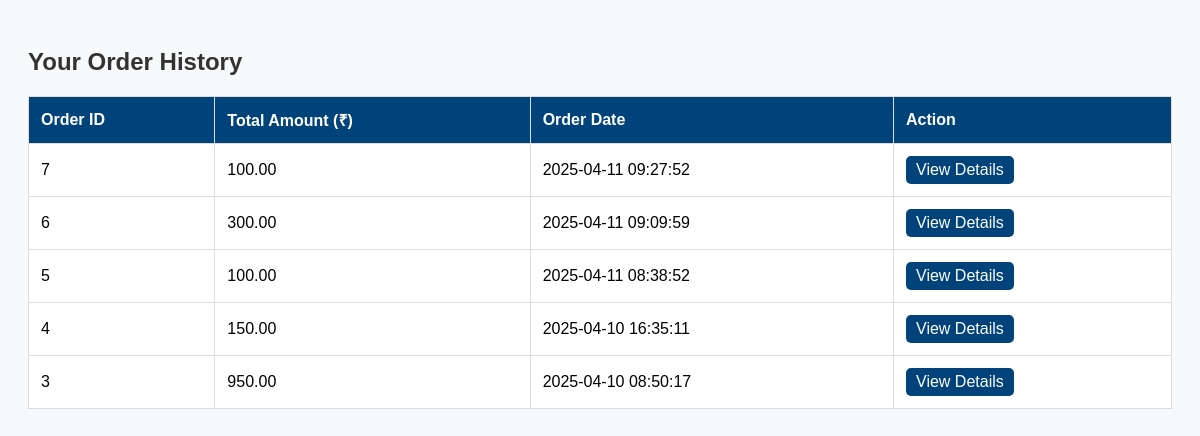
The page /Buyer/order_history.php (signed in) on the database its author committed.
### tables this page shows
CREATE TABLE `orders` (
  `id` int(11) NOT NULL,
  `buyer_id` int(11) NOT NULL,
  `total` decimal(10,2) NOT NULL,
  `created_at` timestamp NOT NULL DEFAULT current_timestamp(),
  `address` text NOT NULL,
  `status` enum('pending','shipped','delivered') DEFAULT 'pending',
  `estimated_delivery` datetime DEFAULT NULL
);

### Buyer/order_history.php (the view, shortened to what this page needs)
<?php
include '../db.php';
$buyer_id = $_SESSION['buyer_id'];
$orderQuery = "SELECT o.id, o.total, o.created_at
               FROM orders o
               WHERE o.buyer_id = ?
               ORDER BY o.created_at DESC";
$orderStmt = $conn->prepare($orderQuery);
$orderStmt->bind_param("i", $buyer_id);
$orderStmt->execute();
$orderResult = $orderStmt->get_result();
?>
<!DOCTYPE html>
<html lang="en">
<head>
    <link rel="stylesheet" href="../Styles/order_history.css">
</head>
<body>
    <h2>Your Order History</h2>
    <?php if ($orderResult->num_rows === 0): ?>
        <p>You have not placed any orders yet.</p>
    <?php else: ?>
        <table>
            <tr>
                <th>Order ID</th>
                <th>Total Amount (₹)</th>
                <th>Order Date</th>
                <th>Action</th>
            </tr>
            <?php while ($order = $orderResult->fetch_assoc()): ?>
                <tr>
                    <td><?php echo $order['id']; ?></td>
                    <td><?php echo $order['total']; ?></td>
                    <td><?php echo $order['created_at']; ?></td>
                    <td>
                        <a href="order_confirmation.php?order_id=<?php echo $order['id']; ?>" class="view-button">View Details</a>
                    </td>
                </tr>
            <?php endwhile; ?>
        </table>
    <?php endif; ?>
</body>
</html>

### Styles/order_history.css (style rules this page uses)
body { font-family: Arial, sans-serif; padding: 20px; background-color: #f8f9fa; }
h2 { color: #333; }
table { width: 100%; border-collapse: collapse; margin-top: 20px; background: white; }
th, td { border: 1px solid #ddd; padding: 12px; text-align: left; }
th { background-color: #00437a; color: white; }
.view-button { display: inline-block; padding: 5px 10px; background-color: #00437a; color: white; text-decoration: none; border-radius: 5px; }

### rows shown on the page
orders: id "7", total "100.00", created_at "2025-04-11 09:27:52"
orders: id "6", total "300.00", created_at "2025-04-11 09:09:59"
orders: id "5", total "100.00", created_at "2025-04-11 08:38:52"
orders: id "4", total "150.00", created_at "2025-04-10 16:35:11"
orders: id "3", total "950.00", created_at "2025-04-10 08:50:17"
